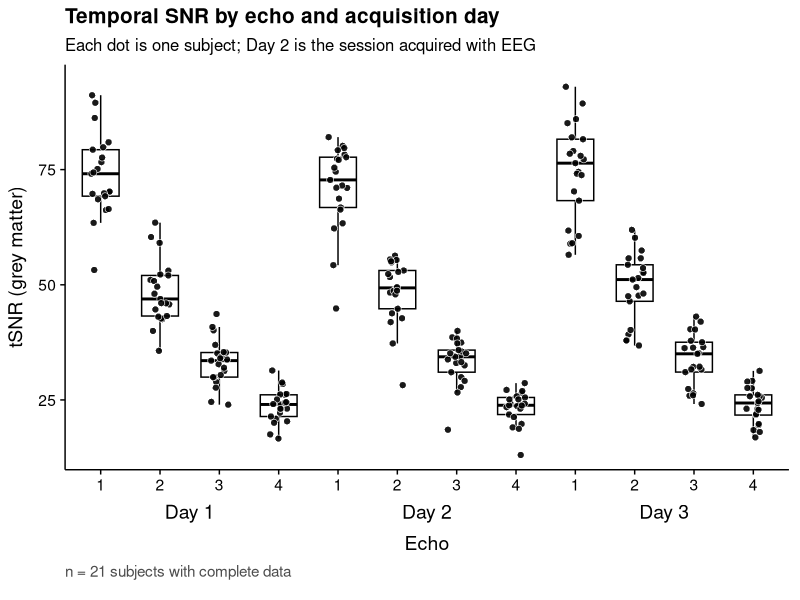
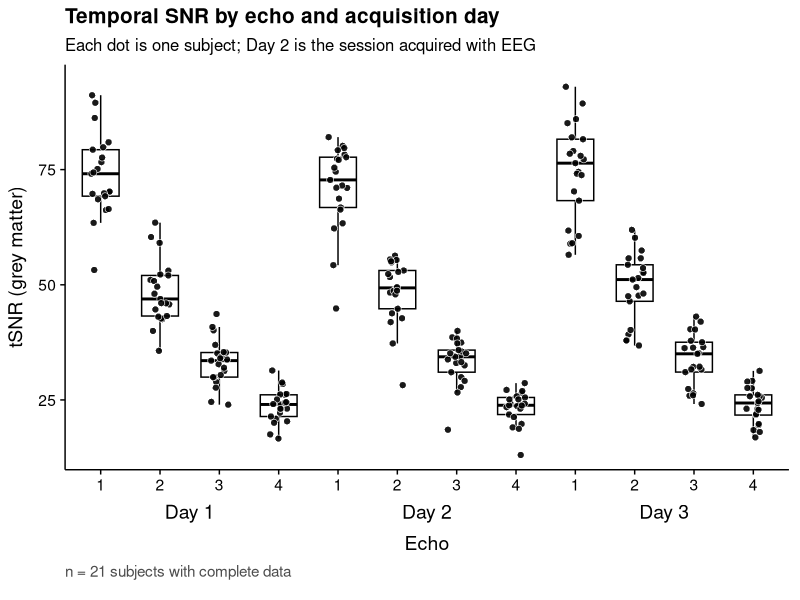

Write the R code that produced these figures, in order.
## ---- chunk 1
knitr::opts_chunk$set(
  echo = TRUE, message = FALSE, warning = FALSE,
  fig.width = 8, fig.height = 5.5, dpi = 200,
  dev.args = list(bg = "white")
)
library(ggplot2)
library(tidyr)
library(dplyr)
library(rstatix)
library(knitr)
## ---- chunk 2
tsnr <- read.csv(
  "tSNR_results.txt",
  header     = TRUE,
  na.strings = c("NA", "NaN", "")
)

names(tsnr)[1] <- "ID"
value_cols <- setdiff(names(tsnr), "ID")

str(tsnr)
## ---- chunk 3
tsnr_long <- tsnr |>
  pivot_longer(
    cols      = all_of(value_cols),
    names_to  = "scan",
    values_to = "tSNR"
  ) |>
  mutate(
    scan = factor(scan, levels = value_cols),
    run  = as.integer(sub("^r(\\d+)e\\d+$", "\\1", scan)),
    echo = factor(as.integer(sub("^r\\d+e(\\d+)$", "\\1", scan)))
  ) |>
  filter(!is.na(tSNR))

head(tsnr_long)
## ---- chunk 4
runs_keep <- c(1, 2, 6)
day_labels <- c("Day 1", "Day 2", "Day 3")

tsnr_day <- tsnr_long |>
  filter(run %in% runs_keep) |>
  mutate(
    day  = factor(run, levels = runs_keep, labels = day_labels),
    scan = droplevels(scan),
    echo = droplevels(echo)
  )

# The ANOVA is a fully within-subject design, so it needs subjects with a value
# in every day x echo cell.
n_cells <- length(runs_keep) * nlevels(tsnr_day$echo)

tsnr_rm <- tsnr_day |>
  group_by(ID) |>
  filter(dplyr::n() == n_cells) |>
  ungroup() |>
  mutate(ID = factor(ID))

cat(
  "Complete cases: ", n_distinct(tsnr_rm$ID), " of ",
  n_distinct(tsnr_day$ID), " subjects\n", sep = ""
)
## ---- chunk 5
tsnr_day |>
  group_by(ID) |>
  filter(dplyr::n() < n_cells) |>
  summarise(runs_present = paste(sort(unique(run)), collapse = ", "), .groups = "drop")
## ---- chunk 6
tsnr_rm |>
  group_by(echo, day) |>
  summarise(
    n      = dplyr::n(),
    mean   = mean(tSNR),
    sd     = sd(tSNR),
    median = median(tSNR),
    IQR    = IQR(tSNR),
    min    = min(tSNR),
    max    = max(tSNR),
    .groups = "drop"
  ) |>
  mutate(across(mean:max, ~ round(.x, 2)))
## ---- chunk 7
base_font <- 14   # readable when the 8 x 5.5 in figure is placed on A4

theme_tsnr <- theme_classic(base_size = base_font) +
  theme(
    panel.grid       = element_blank(),
    axis.line        = element_line(colour = "black", linewidth = 0.5),
    axis.ticks       = element_line(colour = "black", linewidth = 0.5),
    axis.text        = element_text(colour = "black"),
    axis.title       = element_text(colour = "black"),
    axis.title.x     = element_text(margin = margin(t = 30)),
    axis.title.y     = element_text(margin = margin(r = 8)),
    plot.title       = element_text(face = "bold", size = base_font + 1),
    plot.subtitle    = element_text(size = base_font - 2),
    plot.caption     = element_text(size = base_font - 3, hjust = 0, colour = "grey30"),
    plot.margin      = margin(6, 8, 14, 6)
  )

theme_set(theme_tsnr)
## ---- chunk 8
n_echo <- nlevels(tsnr_rm$echo)

# One label per day, centred under that day's block of echoes.
day_tier <- data.frame(
  x     = seq_len(length(runs_keep)) * n_echo - (n_echo - 1) / 2,
  label = day_labels
)

# Jitter is horizontal only, so no point is drawn at a false tSNR value.
set.seed(42)

p_tsnr <- ggplot(tsnr_rm, aes(x = scan, y = tSNR)) +
  geom_boxplot(
    fill = "white", colour = "black",
    linewidth = 0.5, width = 0.62,
    outlier.shape = NA          # outliers are already shown as points below
  ) +
  geom_point(
    position = position_jitter(width = 0.16, height = 0, seed = 42),
    shape = 21, fill = "black", colour = "white",
    size = 2.1, stroke = 0.35, alpha = 0.9
  ) +
  geom_text(
    data = day_tier, aes(x = x, y = -Inf, label = label),
    vjust = 3.5, size = base_font / .pt, colour = "black",
    inherit.aes = FALSE
  ) +
  scale_x_discrete(labels = \(z) sub("^r\\d+e", "", z)) +
  scale_y_continuous(expand = expansion(mult = c(0.04, 0.06))) +
  coord_cartesian(clip = "off") +
  labs(
    title    = "Temporal SNR by echo and acquisition day",
    subtitle = "Each dot is one subject; Day 2 is the session acquired with EEG",
    x        = "Echo",
    y        = "tSNR (grey matter)",
    caption  = paste0("n = ", n_distinct(tsnr_rm$ID), " subjects with complete data")
  )

p_tsnr
## ---- chunk 9
# Vector copy at A4 text width, for inclusion in a manuscript.
ggsave("tSNR_boxplot.pdf", p_tsnr, width = 17, height = 12, units = "cm")
## ---- chunk 10
fit <- anova_test(tsnr_rm, dv = tSNR, wid = ID, within = c(day, echo))

get_anova_table(fit, correction = "auto")
## ---- chunk 11
fit$`Mauchly's Test for Sphericity`

fit$`Sphericity Corrections`
## ---- chunk 12
tsnr_rm |>
  group_by(day) |>
  summarise(mean = round(mean(tSNR), 2), sd = round(sd(tSNR), 2), .groups = "drop")

tsnr_rm |>
  group_by(echo) |>
  summarise(mean = round(mean(tSNR), 2), sd = round(sd(tSNR), 2), .groups = "drop")
## ---- chunk 13
pairwise_t_test(tsnr_rm, tSNR ~ day, paired = TRUE, p.adjust.method = "holm") |>
  select(group1, group2, statistic, df, p, p.adj, p.adj.signif)

tsnr_rm |>
  group_by(echo) |>
  pairwise_t_test(tSNR ~ day, paired = TRUE, p.adjust.method = "holm") |>
  select(echo, group1, group2, statistic, df, p, p.adj, p.adj.signif)
## ---- chunk 14
tsnr_rm |>
  group_by(echo, day) |>
  summarise(mean = mean(tSNR), .groups = "drop") |>
  pivot_wider(names_from = day, values_from = mean) |>
  mutate(
    `Day 2 vs Day 1 (%)` = 100 * (`Day 2` - `Day 1`) / `Day 1`,
    `Day 3 vs Day 1 (%)` = 100 * (`Day 3` - `Day 1`) / `Day 1`,
    across(where(is.numeric), ~ round(.x, 2))
  )
## ---- chunk 15
tsnr_rm |>
  mutate(log_tSNR = log(tSNR)) |>
  anova_test(dv = log_tSNR, wid = ID, within = c(day, echo)) |>
  get_anova_table(correction = "auto")
## ---- chunk 16
at   <- get_anova_table(fit, correction = "auto")
gv   <- function(eff, col) at[[col]][at$Effect == eff]
n_sub <- n_distinct(tsnr_rm$ID)
## ---- chunk 17
sessionInfo()
